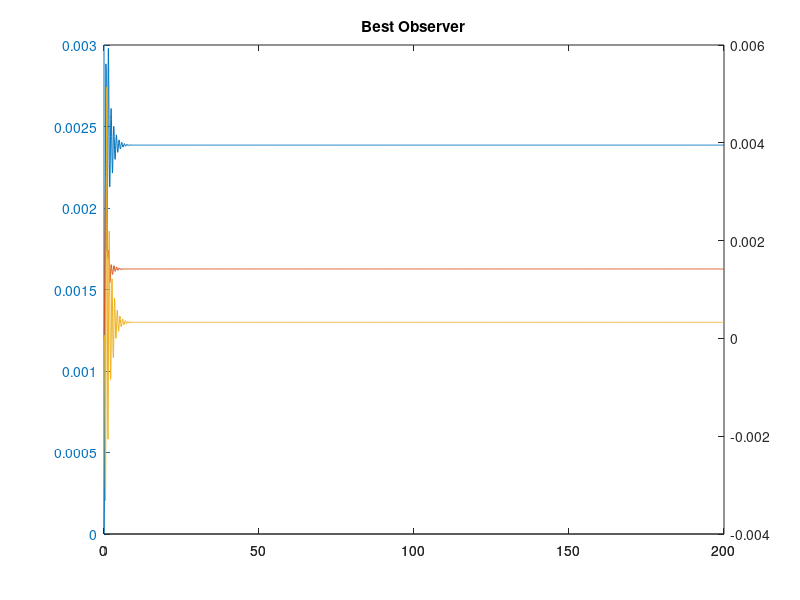

The MATLAB source for this figure:
%% Best Observer for X,theta1,theta2 as output
%% Parameters already given

m1=100;
m2=100;
m=1000;
l1=20;
l2=10;
g=9.8;
A=[0 1 0 0 0 0; 0 0 -(m1*g)/m 0 -(m2*g)/m 0;
    0 0 0 1 0 0;
    0 0 (-(m1*g)/(m*l1) -(g/l1)) 0 -(m2*g)/(m*l1) 0; 
    0 0 0 0 0 1; 
    0 0 -(m1*g)/(m*l2) 0 (-(m2*g)/(m*l2) -(g/l2)) 0 ];
B=[0; 1/m; 0; 1/(m*l1); 0; 1/(m*l2)];
C=[1 0 0 0 0 0; 0 0 1 0 0 0;0 0 0 0 1 0];
D=0;
states = {'x' 'x_dot' 'p1' 'p1_dot' 'p2' 'p2_dot'};  %states
inputs = {'F'};                                      % intput
outputs = {'x' ;'p1';'p2'};                        % output
%% Finding the gain matrix from LQR
Q = [1000 0 0 0 0 0;
    0 0 0 0 0 0; 
    0 0 1000000 0 0 0; 
    0 0 0 0 0 0; 
    0 0 0 0 1000000 0; 
    0 0 0 0 0 0]      %LQR Input
R = 0.1 ;                       %LQR Input
K = lqr(A,B,Q,R)               %Gain Calculation from LQR
Ac = [(A-(B*K))];
Bc = [B];
Cc = [C];
Dc = [D];
l=eig(Ac)                                            %eigenvalues of 
states = {'x' 'x_dot' 'p1' 'p1_dot' 'p2' 'p2_dot'};  %states
inputs = {'f'};                    % intput for lqr
outputs = {'x';'p1';'p2'};      % output after lqr
sys_cl = ss(Ac,Bc,Cc,Dc,'statename',states,'inputname',inputs,'outputname',outputs); %creates statesspace model
t = 0:0.1:200;
f = 50*ones(size(t));
[y,t,x]=lsim(sys_cl,f,t); %simulates response 
[AX,H1,H2] = plotyy(t,y(:,1),[t,t],[y(:,2),y(:,3)],'plot');
%% Finding 'best' observer matrix
%%
P = 10*[l.']                        %finding the best poles 
L = place(A',C',P)' %Values of observer are found using  pole placment 
Al = [(A-(L*C))];
Bl = [B];
Cl = [C];
Dl = [D];                                                                  
states = {'x' 'x_dot' 'p1' 'p1_dot' 'p2' 'p2_dot'};  %states
inputs = {'f'};                                      % intput for observer  
outputs = {'x';'p1';'p2'};                         % output after observer
sys_c2 = ss(Al,Bl,Cl,Dl,'statename',states,'inputname',inputs,'outputname',outputs); %creates statesspace model
t = 0:0.1:200;
f = 50*ones(size(t));
[y,t,x]=lsim(sys_c2,f,t); %simulates response
[AX,H1,H2] = plotyy(t,y(:,1),[t,t],[y(:,2),y(:,3)],'plot'); %Plotting the response
title('Best Observer');